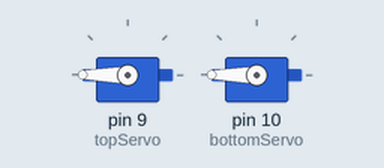
Simulated run of this sketch. Board: Arduino Uno, built with avr-gcc and run on an emulated ATmega328P. Parts: 2 × servo.

Above: at 0.1 s.
At 5.1 s:
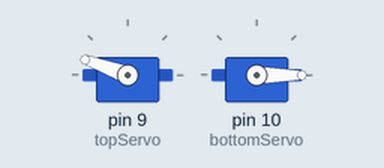
At 11.1 s:
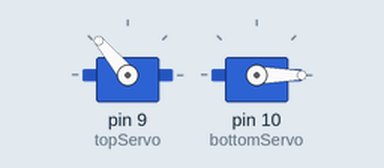
At 23.1 s:
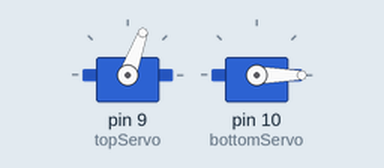
Timing chart, 0 to 24.6 s (numbered marks = the images above):
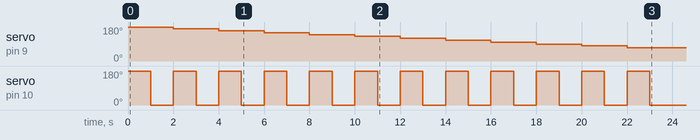

The sketch:

servoTest.ino
```cpp
#include <Servo.h>

Servo topServo;
Servo bottomServo;

int topServoAngle;
int bottomServoAngle;
int loopCounter;

void setup()
{
  loopCounter = 0;
    topServoAngle = 180;

  bottomServoAngle = 0;
  topServo.attach(9);
  bottomServo.attach(10);

  // topServo.write(180);
  // bottomServo.write(180);
  // delay(1000);
  // topServo.write(69);
  // bottomServo.write(0);
  // delay(1000);
  // topServo.write(180);
  // delay(1000);

  for (topServoAngle = 180; topServoAngle > 69.0; topServoAngle -= 10) {
    topServo.write(topServoAngle);
    bottomServo.write(180);
    delay(1000);
    bottomServo.write(0);
    delay(1000);
  }

  Serial.begin(9600);
}

void loop()
{

}
```
